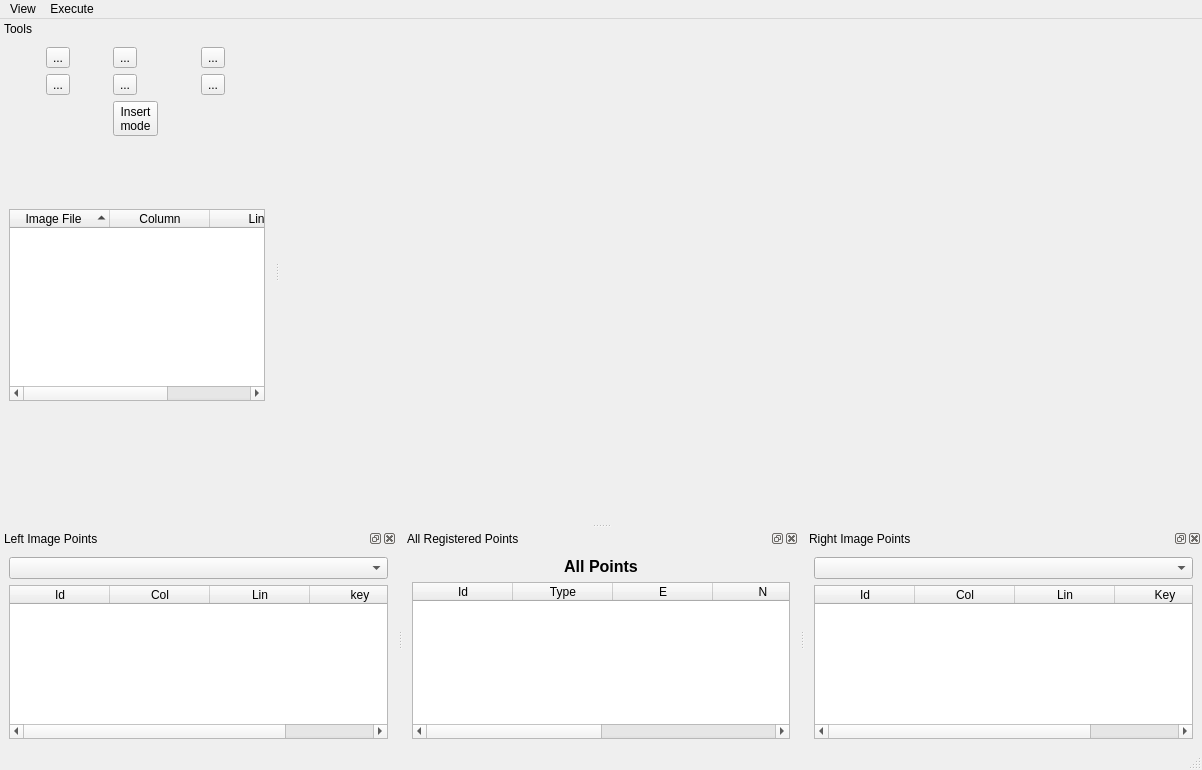
<?xml version="1.0" encoding="UTF-8"?>
<ui version="4.0">
 <class>PTMainWindow</class>
 <widget class="QMainWindow" name="PTMainWindow">
  <property name="geometry">
   <rect>
    <x>0</x>
    <y>0</y>
    <width>1202</width>
    <height>770</height>
   </rect>
  </property>
  <property name="windowTitle">
   <string>MainWindow</string>
  </property>
  <property name="autoFillBackground">
   <bool>true</bool>
  </property>
  <widget class="QWidget" name="centralwidget">
   <property name="maximumSize">
    <size>
     <width>16777215</width>
     <height>16777215</height>
    </size>
   </property>
   <layout class="QHBoxLayout" name="horizontalLayout">
    <item>
     <layout class="QVBoxLayout" name="viewerLayout"/>
    </item>
   </layout>
  </widget>
  <widget class="QMenuBar" name="menubar">
   <property name="geometry">
    <rect>
     <x>0</x>
     <y>0</y>
     <width>1202</width>
     <height>23</height>
    </rect>
   </property>
   <widget class="QMenu" name="menuView">
    <property name="title">
     <string>View</string>
    </property>
   </widget>
   <widget class="QMenu" name="menuExecute">
    <property name="title">
     <string>Execute</string>
    </property>
    <addaction name="actionCalculateFotoTri"/>
   </widget>
   <addaction name="menuView"/>
   <addaction name="menuExecute"/>
  </widget>
  <widget class="QStatusBar" name="statusBar"/>
  <widget class="QDockWidget" name="leftImageDock">
   <property name="features">
    <set>QDockWidget::AllDockWidgetFeatures</set>
   </property>
   <property name="allowedAreas">
    <set>Qt::BottomDockWidgetArea</set>
   </property>
   <property name="windowTitle">
    <string>Left Image Points</string>
   </property>
   <attribute name="dockWidgetArea">
    <number>8</number>
   </attribute>
   <widget class="QWidget" name="dockWidgetContents_7">
    <layout class="QVBoxLayout" name="verticalLayout">
     <item>
      <widget class="QComboBox" name="leftImageComboBox"/>
     </item>
     <item>
      <widget class="br::uerj::eng::efoto::ETableWidget" name="leftImageTableWidget">
       <property name="focusPolicy">
        <enum>Qt::StrongFocus</enum>
       </property>
       <property name="toolTip">
        <string comment="disambi" extracomment="comment">&lt;!DOCTYPE HTML PUBLIC &quot;-//W3C//DTD HTML 4.0//EN&quot; &quot;http://www.w3.org/TR/REC-html40/strict.dtd&quot;&gt;
&lt;html&gt;&lt;head&gt;&lt;meta name=&quot;qrichtext&quot; content=&quot;1&quot; /&gt;&lt;style type=&quot;text/css&quot;&gt;
p, li { white-space: pre-wrap; }
&lt;/style&gt;&lt;/head&gt;&lt;body style=&quot; font-family:'Sans'; font-size:10pt; font-weight:400; font-style:normal;&quot;&gt;
&lt;p style=&quot; margin-top:0px; margin-bottom:0px; margin-left:0px; margin-right:0px; -qt-block-indent:0; text-indent:0px;&quot;&gt;&lt;span style=&quot; color:#000000;&quot;&gt;Table with image's points&lt;/span&gt;&lt;/p&gt;&lt;/body&gt;&lt;/html&gt;</string>
       </property>
       <property name="editTriggers">
        <set>QAbstractItemView::NoEditTriggers</set>
       </property>
       <property name="showDropIndicator" stdset="0">
        <bool>false</bool>
       </property>
       <property name="dragDropOverwriteMode">
        <bool>false</bool>
       </property>
       <property name="sortingEnabled">
        <bool>true</bool>
       </property>
       <property name="rowCount">
        <number>0</number>
       </property>
       <property name="columnCount">
        <number>4</number>
       </property>
       <column>
        <property name="text">
         <string>Id</string>
        </property>
       </column>
       <column>
        <property name="text">
         <string>Col</string>
        </property>
       </column>
       <column>
        <property name="text">
         <string>Lin</string>
        </property>
       </column>
       <column>
        <property name="text">
         <string>key</string>
        </property>
       </column>
      </widget>
     </item>
    </layout>
   </widget>
  </widget>
  <widget class="QDockWidget" name="pointsDock">
   <property name="features">
    <set>QDockWidget::AllDockWidgetFeatures</set>
   </property>
   <property name="allowedAreas">
    <set>Qt::BottomDockWidgetArea</set>
   </property>
   <property name="windowTitle">
    <string>All Registered Points</string>
   </property>
   <attribute name="dockWidgetArea">
    <number>8</number>
   </attribute>
   <widget class="QWidget" name="dockWidgetContents_8">
    <layout class="QVBoxLayout" name="verticalLayout_2">
     <item>
      <widget class="QLabel" name="label_2">
       <property name="text">
        <string>&lt;!DOCTYPE HTML PUBLIC &quot;-//W3C//DTD HTML 4.0//EN&quot; &quot;http://www.w3.org/TR/REC-html40/strict.dtd&quot;&gt;
&lt;html&gt;&lt;head&gt;&lt;meta name=&quot;qrichtext&quot; content=&quot;1&quot; /&gt;&lt;style type=&quot;text/css&quot;&gt;
p, li { white-space: pre-wrap; }
&lt;/style&gt;&lt;/head&gt;&lt;body style=&quot; font-family:'MS Shell Dlg 2'; font-size:8.25pt; font-weight:400; font-style:normal;&quot;&gt;
&lt;p align=&quot;center&quot; style=&quot; margin-top:0px; margin-bottom:0px; margin-left:0px; margin-right:0px; -qt-block-indent:0; text-indent:0px;&quot;&gt;&lt;span style=&quot; font-size:12pt; font-weight:600;&quot;&gt;All Points&lt;/span&gt;&lt;/p&gt;&lt;/body&gt;&lt;/html&gt;</string>
       </property>
      </widget>
     </item>
     <item>
      <widget class="br::uerj::eng::efoto::ETableWidget" name="pointsTableWidget">
       <property name="toolTip">
        <string>&lt;!DOCTYPE HTML PUBLIC &quot;-//W3C//DTD HTML 4.0//EN&quot; &quot;http://www.w3.org/TR/REC-html40/strict.dtd&quot;&gt;
&lt;html&gt;&lt;head&gt;&lt;meta name=&quot;qrichtext&quot; content=&quot;1&quot; /&gt;&lt;style type=&quot;text/css&quot;&gt;
p, li { white-space: pre-wrap; }
&lt;/style&gt;&lt;/head&gt;&lt;body style=&quot; font-family:'Sans'; font-size:10pt; font-weight:400; font-style:normal;&quot;&gt;
&lt;p style=&quot; margin-top:0px; margin-bottom:0px; margin-left:0px; margin-right:0px; -qt-block-indent:0; text-indent:0px;&quot;&gt;&lt;span style=&quot; color:#000000;&quot;&gt;Table with all points&lt;/span&gt;&lt;/p&gt;&lt;/body&gt;&lt;/html&gt;</string>
       </property>
       <property name="sortingEnabled">
        <bool>true</bool>
       </property>
       <property name="rowCount">
        <number>0</number>
       </property>
       <property name="columnCount">
        <number>6</number>
       </property>
       <column>
        <property name="text">
         <string>Id</string>
        </property>
       </column>
       <column>
        <property name="text">
         <string>Type</string>
        </property>
       </column>
       <column>
        <property name="text">
         <string>E</string>
        </property>
       </column>
       <column>
        <property name="text">
         <string>N</string>
        </property>
       </column>
       <column>
        <property name="text">
         <string>H</string>
        </property>
       </column>
       <column>
        <property name="text">
         <string>keys</string>
        </property>
       </column>
      </widget>
     </item>
    </layout>
   </widget>
  </widget>
  <widget class="QDockWidget" name="rightImageDock">
   <property name="features">
    <set>QDockWidget::AllDockWidgetFeatures</set>
   </property>
   <property name="allowedAreas">
    <set>Qt::BottomDockWidgetArea</set>
   </property>
   <property name="windowTitle">
    <string>Right Image Points</string>
   </property>
   <attribute name="dockWidgetArea">
    <number>8</number>
   </attribute>
   <widget class="QWidget" name="dockWidgetContents_9">
    <layout class="QVBoxLayout" name="verticalLayout_3">
     <item>
      <widget class="QComboBox" name="rightImageComboBox"/>
     </item>
     <item>
      <widget class="br::uerj::eng::efoto::ETableWidget" name="rightImageTableWidget">
       <property name="toolTip">
        <string>&lt;!DOCTYPE HTML PUBLIC &quot;-//W3C//DTD HTML 4.0//EN&quot; &quot;http://www.w3.org/TR/REC-html40/strict.dtd&quot;&gt;
&lt;html&gt;&lt;head&gt;&lt;meta name=&quot;qrichtext&quot; content=&quot;1&quot; /&gt;&lt;style type=&quot;text/css&quot;&gt;
p, li { white-space: pre-wrap; }
&lt;/style&gt;&lt;/head&gt;&lt;body style=&quot; font-family:'Sans'; font-size:10pt; font-weight:400; font-style:normal;&quot;&gt;
&lt;p style=&quot; margin-top:0px; margin-bottom:0px; margin-left:0px; margin-right:0px; -qt-block-indent:0; text-indent:0px;&quot;&gt;&lt;span style=&quot; color:#000000;&quot;&gt;Table with image's points&lt;/span&gt;&lt;/p&gt;&lt;/body&gt;&lt;/html&gt;</string>
       </property>
       <property name="sortingEnabled">
        <bool>true</bool>
       </property>
       <property name="rowCount">
        <number>0</number>
       </property>
       <property name="columnCount">
        <number>4</number>
       </property>
       <column>
        <property name="text">
         <string>Id</string>
        </property>
       </column>
       <column>
        <property name="text">
         <string>Col</string>
        </property>
       </column>
       <column>
        <property name="text">
         <string>Lin</string>
        </property>
       </column>
       <column>
        <property name="text">
         <string>Key</string>
        </property>
       </column>
      </widget>
     </item>
    </layout>
   </widget>
  </widget>
  <widget class="QDockWidget" name="toolsDockWidget">
   <property name="sizePolicy">
    <sizepolicy hsizetype="Expanding" vsizetype="Preferred">
     <horstretch>0</horstretch>
     <verstretch>0</verstretch>
    </sizepolicy>
   </property>
   <property name="minimumSize">
    <size>
     <width>237</width>
     <height>504</height>
    </size>
   </property>
   <property name="maximumSize">
    <size>
     <width>500</width>
     <height>524287</height>
    </size>
   </property>
   <property name="baseSize">
    <size>
     <width>200</width>
     <height>300</height>
    </size>
   </property>
   <property name="features">
    <set>QDockWidget::DockWidgetMovable</set>
   </property>
   <property name="allowedAreas">
    <set>Qt::LeftDockWidgetArea|Qt::RightDockWidgetArea</set>
   </property>
   <property name="windowTitle">
    <string>Tools</string>
   </property>
   <attribute name="dockWidgetArea">
    <number>1</number>
   </attribute>
   <widget class="QWidget" name="dockWidgetContents_2">
    <layout class="QVBoxLayout" name="verticalLayout_5">
     <item>
      <layout class="QGridLayout" name="gridLayout">
       <property name="sizeConstraint">
        <enum>QLayout::SetFixedSize</enum>
       </property>
       <item row="0" column="0">
        <widget class="QToolButton" name="markToolButton">
         <property name="toolTip">
          <string>&lt;!DOCTYPE HTML PUBLIC &quot;-//W3C//DTD HTML 4.0//EN&quot; &quot;http://www.w3.org/TR/REC-html40/strict.dtd&quot;&gt;
&lt;html&gt;&lt;head&gt;&lt;meta name=&quot;qrichtext&quot; content=&quot;1&quot; /&gt;&lt;style type=&quot;text/css&quot;&gt;
p, li { white-space: pre-wrap; }
&lt;/style&gt;&lt;/head&gt;&lt;body style=&quot; font-family:'Sans'; font-size:10pt; font-weight:400; font-style:normal;&quot;&gt;
&lt;p style=&quot; margin-top:0px; margin-bottom:0px; margin-left:0px; margin-right:0px; -qt-block-indent:0; text-indent:0px;&quot;&gt;&lt;span style=&quot; color:#000000;&quot;&gt;Create a photogrammetric point in project&lt;/span&gt;&lt;/p&gt;&lt;/body&gt;&lt;/html&gt;</string>
         </property>
         <property name="text">
          <string>...</string>
         </property>
         <property name="icon">
          <iconset resource="../resource/resource.qrc">
           <normaloff>:/icon/addmark.png</normaloff>:/icon/addmark.png</iconset>
         </property>
         <property name="iconSize">
          <size>
           <width>32</width>
           <height>32</height>
          </size>
         </property>
        </widget>
       </item>
       <item row="2" column="1">
        <widget class="QToolButton" name="viewReportToolButton">
         <property name="text">
          <string>...</string>
         </property>
         <property name="icon">
          <iconset resource="../resource/resource.qrc">
           <normaloff>:/icon/table.png</normaloff>:/icon/table.png</iconset>
         </property>
         <property name="iconSize">
          <size>
           <width>32</width>
           <height>32</height>
          </size>
         </property>
        </widget>
       </item>
       <item row="2" column="0">
        <widget class="QToolButton" name="saveMarksButton">
         <property name="toolTip">
          <string>&lt;!DOCTYPE HTML PUBLIC &quot;-//W3C//DTD HTML 4.0//EN&quot; &quot;http://www.w3.org/TR/REC-html40/strict.dtd&quot;&gt;
&lt;html&gt;&lt;head&gt;&lt;meta name=&quot;qrichtext&quot; content=&quot;1&quot; /&gt;&lt;style type=&quot;text/css&quot;&gt;
p, li { white-space: pre-wrap; }
&lt;/style&gt;&lt;/head&gt;&lt;body style=&quot; font-family:'MS Shell Dlg 2'; font-size:8.25pt; font-weight:400; font-style:normal;&quot;&gt;
&lt;p style=&quot; margin-top:0px; margin-bottom:0px; margin-left:0px; margin-right:0px; -qt-block-indent:0; text-indent:0px;&quot;&gt;&lt;span style=&quot; color:#000000;&quot;&gt;Save only marks&lt;/span&gt;&lt;/p&gt;&lt;/body&gt;&lt;/html&gt;</string>
         </property>
         <property name="text">
          <string>...</string>
         </property>
         <property name="icon">
          <iconset resource="../resource/resource.qrc">
           <normaloff>:/icon/filesave</normaloff>:/icon/filesave</iconset>
         </property>
         <property name="iconSize">
          <size>
           <width>32</width>
           <height>32</height>
          </size>
         </property>
        </widget>
       </item>
       <item row="2" column="2">
        <widget class="QToolButton" name="exportToKmlButton">
         <property name="toolTip">
          <string>&lt;!DOCTYPE HTML PUBLIC &quot;-//W3C//DTD HTML 4.0//EN&quot; &quot;http://www.w3.org/TR/REC-html40/strict.dtd&quot;&gt;
&lt;html&gt;&lt;head&gt;&lt;meta name=&quot;qrichtext&quot; content=&quot;1&quot; /&gt;&lt;style type=&quot;text/css&quot;&gt;
p, li { white-space: pre-wrap; }
&lt;/style&gt;&lt;/head&gt;&lt;body style=&quot; font-family:'MS Shell Dlg 2'; font-size:8.25pt; font-weight:400; font-style:normal;&quot;&gt;
&lt;p style=&quot; margin-top:0px; margin-bottom:0px; margin-left:0px; margin-right:0px; -qt-block-indent:0; text-indent:0px;&quot;&gt;&lt;span style=&quot; font-size:8pt; font-weight:600; color:#000000;&quot;&gt;Make a google Earthfile with marks and images limits&lt;/span&gt;&lt;/p&gt;&lt;/body&gt;&lt;/html&gt;</string>
         </property>
         <property name="text">
          <string>...</string>
         </property>
         <property name="icon">
          <iconset resource="../resource/resource.qrc">
           <normaloff>:/icon/exportKMLIcon.png</normaloff>:/icon/exportKMLIcon.png</iconset>
         </property>
         <property name="iconSize">
          <size>
           <width>32</width>
           <height>32</height>
          </size>
         </property>
        </widget>
       </item>
       <item row="3" column="1">
        <widget class="QToolButton" name="insertPointInButton">
         <property name="toolTip">
          <string>&lt;!DOCTYPE HTML PUBLIC &quot;-//W3C//DTD HTML 4.0//EN&quot; &quot;http://www.w3.org/TR/REC-html40/strict.dtd&quot;&gt;
&lt;html&gt;&lt;head&gt;&lt;meta name=&quot;qrichtext&quot; content=&quot;1&quot; /&gt;&lt;style type=&quot;text/css&quot;&gt;
p, li { white-space: pre-wrap; }
&lt;/style&gt;&lt;/head&gt;&lt;body style=&quot; font-family:'Sans'; font-size:10pt; font-weight:400; font-style:normal;&quot;&gt;
&lt;p style=&quot; margin-top:0px; margin-bottom:0px; margin-left:0px; margin-right:0px; -qt-block-indent:0; text-indent:0px;&quot;&gt;&lt;span style=&quot; color:#000000;&quot;&gt;Change to insertion mode to ON or OFF&lt;/span&gt;&lt;/p&gt;&lt;/body&gt;&lt;/html&gt;</string>
         </property>
         <property name="statusTip">
          <string/>
         </property>
         <property name="text">
          <string>Insert
mode</string>
         </property>
         <property name="checkable">
          <bool>true</bool>
         </property>
         <property name="popupMode">
          <enum>QToolButton::InstantPopup</enum>
         </property>
         <property name="toolButtonStyle">
          <enum>Qt::ToolButtonTextOnly</enum>
         </property>
         <property name="autoRaise">
          <bool>false</bool>
         </property>
         <property name="arrowType">
          <enum>Qt::LeftArrow</enum>
         </property>
        </widget>
       </item>
       <item row="0" column="1">
        <widget class="QToolButton" name="flightDirectionToolButton">
         <property name="text">
          <string>...</string>
         </property>
         <property name="icon">
          <iconset resource="../resource/resource.qrc">
           <normaloff>:/icon/fd.png</normaloff>:/icon/fd.png</iconset>
         </property>
         <property name="iconSize">
          <size>
           <width>32</width>
           <height>32</height>
          </size>
         </property>
        </widget>
       </item>
       <item row="0" column="2">
        <widget class="QToolButton" name="calculateFotoTriToolButton">
         <property name="text">
          <string>...</string>
         </property>
         <property name="icon">
          <iconset resource="../resource/resource.qrc">
           <normaloff>:/icon/exterior.png</normaloff>:/icon/exterior.png</iconset>
         </property>
         <property name="iconSize">
          <size>
           <width>32</width>
           <height>32</height>
          </size>
         </property>
        </widget>
       </item>
      </layout>
     </item>
     <item>
      <spacer name="verticalSpacer_2">
       <property name="orientation">
        <enum>Qt::Vertical</enum>
       </property>
       <property name="sizeType">
        <enum>QSizePolicy::Fixed</enum>
       </property>
       <property name="sizeHint" stdset="0">
        <size>
         <width>20</width>
         <height>44</height>
        </size>
       </property>
      </spacer>
     </item>
     <item>
      <layout class="QVBoxLayout" name="verticalLayout_4">
       <item>
        <widget class="QLabel" name="pointIdLabel">
         <property name="sizePolicy">
          <sizepolicy hsizetype="Preferred" vsizetype="Fixed">
           <horstretch>0</horstretch>
           <verstretch>0</verstretch>
          </sizepolicy>
         </property>
         <property name="minimumSize">
          <size>
           <width>0</width>
           <height>17</height>
          </size>
         </property>
         <property name="maximumSize">
          <size>
           <width>16777215</width>
           <height>17</height>
          </size>
         </property>
         <property name="text">
          <string/>
         </property>
         <property name="alignment">
          <set>Qt::AlignCenter</set>
         </property>
        </widget>
       </item>
       <item>
        <widget class="QTreeWidget" name="imagesPointTreeWidget">
         <property name="sizePolicy">
          <sizepolicy hsizetype="Expanding" vsizetype="MinimumExpanding">
           <horstretch>0</horstretch>
           <verstretch>0</verstretch>
          </sizepolicy>
         </property>
         <property name="maximumSize">
          <size>
           <width>16777215</width>
           <height>300</height>
          </size>
         </property>
         <property name="autoScroll">
          <bool>true</bool>
         </property>
         <property name="editTriggers">
          <set>QAbstractItemView::NoEditTriggers</set>
         </property>
         <property name="showDropIndicator" stdset="0">
          <bool>false</bool>
         </property>
         <property name="dragDropMode">
          <enum>QAbstractItemView::NoDragDrop</enum>
         </property>
         <property name="alternatingRowColors">
          <bool>true</bool>
         </property>
         <property name="selectionMode">
          <enum>QAbstractItemView::SingleSelection</enum>
         </property>
         <property name="indentation">
          <number>0</number>
         </property>
         <property name="rootIsDecorated">
          <bool>true</bool>
         </property>
         <property name="uniformRowHeights">
          <bool>true</bool>
         </property>
         <property name="itemsExpandable">
          <bool>true</bool>
         </property>
         <property name="sortingEnabled">
          <bool>true</bool>
         </property>
         <property name="animated">
          <bool>true</bool>
         </property>
         <property name="wordWrap">
          <bool>true</bool>
         </property>
         <property name="columnCount">
          <number>4</number>
         </property>
         <attribute name="headerShowSortIndicator" stdset="0">
          <bool>true</bool>
         </attribute>
         <attribute name="headerStretchLastSection">
          <bool>true</bool>
         </attribute>
         <attribute name="headerShowSortIndicator" stdset="0">
          <bool>true</bool>
         </attribute>
         <attribute name="headerStretchLastSection">
          <bool>true</bool>
         </attribute>
         <column>
          <property name="text">
           <string>Image File</string>
          </property>
          <property name="textAlignment">
           <set>AlignHCenter|AlignVCenter|AlignCenter</set>
          </property>
         </column>
         <column>
          <property name="text">
           <string notr="true">Column</string>
          </property>
          <property name="textAlignment">
           <set>AlignHCenter|AlignVCenter|AlignCenter</set>
          </property>
         </column>
         <column>
          <property name="text">
           <string notr="true">Line</string>
          </property>
          <property name="textAlignment">
           <set>AlignHCenter|AlignVCenter|AlignCenter</set>
          </property>
         </column>
         <column>
          <property name="text">
           <string notr="true">Image Key</string>
          </property>
          <property name="textAlignment">
           <set>AlignHCenter|AlignVCenter|AlignCenter</set>
          </property>
         </column>
        </widget>
       </item>
      </layout>
     </item>
     <item>
      <spacer name="verticalSpacer">
       <property name="orientation">
        <enum>Qt::Vertical</enum>
       </property>
       <property name="sizeType">
        <enum>QSizePolicy::Expanding</enum>
       </property>
       <property name="sizeHint" stdset="0">
        <size>
         <width>20</width>
         <height>40</height>
        </size>
       </property>
      </spacer>
     </item>
    </layout>
   </widget>
  </widget>
  <action name="actionSet_Mark">
   <property name="checkable">
    <bool>true</bool>
   </property>
   <property name="icon">
    <iconset resource="../resource/resource.qrc">
     <normaloff>:/icon/mark.png</normaloff>:/icon/mark.png</iconset>
   </property>
   <property name="text">
    <string>actionSet_Mark</string>
   </property>
   <property name="toolTip">
    <string>&lt;!DOCTYPE HTML PUBLIC &quot;-//W3C//DTD HTML 4.0//EN&quot; &quot;http://www.w3.org/TR/REC-html40/strict.dtd&quot;&gt;
&lt;html&gt;&lt;head&gt;&lt;meta name=&quot;qrichtext&quot; content=&quot;1&quot; /&gt;&lt;style type=&quot;text/css&quot;&gt;
p, li { white-space: pre-wrap; }
&lt;/style&gt;&lt;/head&gt;&lt;body style=&quot; font-family:'Sans'; font-size:10pt; font-weight:400; font-style:normal;&quot;&gt;
&lt;p style=&quot; margin-top:0px; margin-bottom:0px; margin-left:0px; margin-right:0px; -qt-block-indent:0; text-indent:0px;&quot;&gt;&lt;span style=&quot; color:#000000;&quot;&gt;Mark point in image&lt;/span&gt;&lt;/p&gt;&lt;/body&gt;&lt;/html&gt;</string>
   </property>
   <property name="iconVisibleInMenu">
    <bool>false</bool>
   </property>
   <property name="priority">
    <enum>QAction::LowPriority</enum>
   </property>
  </action>
  <action name="actionMove">
   <property name="checkable">
    <bool>true</bool>
   </property>
   <property name="icon">
    <iconset resource="../resource/resource.qrc">
     <normaloff>:/icon/move.png</normaloff>:/icon/move.png</iconset>
   </property>
   <property name="text">
    <string>move</string>
   </property>
   <property name="toolTip">
    <string>&lt;!DOCTYPE HTML PUBLIC &quot;-//W3C//DTD HTML 4.0//EN&quot; &quot;http://www.w3.org/TR/REC-html40/strict.dtd&quot;&gt;
&lt;html&gt;&lt;head&gt;&lt;meta name=&quot;qrichtext&quot; content=&quot;1&quot; /&gt;&lt;style type=&quot;text/css&quot;&gt;
p, li { white-space: pre-wrap; }
&lt;/style&gt;&lt;/head&gt;&lt;body style=&quot; font-family:'Sans'; font-size:10pt; font-weight:400; font-style:normal;&quot;&gt;
&lt;p style=&quot; margin-top:0px; margin-bottom:0px; margin-left:0px; margin-right:0px; -qt-block-indent:0; text-indent:0px;&quot;&gt;&lt;span style=&quot; color:#000000;&quot;&gt;Move a image&lt;/span&gt;&lt;/p&gt;&lt;/body&gt;&lt;/html&gt;</string>
   </property>
  </action>
  <action name="actionZoom">
   <property name="checkable">
    <bool>true</bool>
   </property>
   <property name="icon">
    <iconset resource="../resource/resource.qrc">
     <normaloff>:/icon/find.png</normaloff>:/icon/find.png</iconset>
   </property>
   <property name="text">
    <string>zoom</string>
   </property>
   <property name="toolTip">
    <string>&lt;!DOCTYPE HTML PUBLIC &quot;-//W3C//DTD HTML 4.0//EN&quot; &quot;http://www.w3.org/TR/REC-html40/strict.dtd&quot;&gt;
&lt;html&gt;&lt;head&gt;&lt;meta name=&quot;qrichtext&quot; content=&quot;1&quot; /&gt;&lt;style type=&quot;text/css&quot;&gt;
p, li { white-space: pre-wrap; }
&lt;/style&gt;&lt;/head&gt;&lt;body style=&quot; font-family:'Sans'; font-size:10pt; font-weight:400; font-style:normal;&quot;&gt;
&lt;p style=&quot; margin-top:0px; margin-bottom:0px; margin-left:0px; margin-right:0px; -qt-block-indent:0; text-indent:0px;&quot;&gt;&lt;span style=&quot; color:#000000;&quot;&gt;Zoom in image&lt;/span&gt;&lt;/p&gt;&lt;/body&gt;&lt;/html&gt;</string>
   </property>
  </action>
  <action name="actionFit_View">
   <property name="icon">
    <iconset resource="../resource/resource.qrc">
     <normaloff>:/icon/fit.png</normaloff>:/icon/fit.png</iconset>
   </property>
   <property name="text">
    <string>fit</string>
   </property>
   <property name="toolTip">
    <string>&lt;!DOCTYPE HTML PUBLIC &quot;-//W3C//DTD HTML 4.0//EN&quot; &quot;http://www.w3.org/TR/REC-html40/strict.dtd&quot;&gt;
&lt;html&gt;&lt;head&gt;&lt;meta name=&quot;qrichtext&quot; content=&quot;1&quot; /&gt;&lt;style type=&quot;text/css&quot;&gt;
p, li { white-space: pre-wrap; }
&lt;/style&gt;&lt;/head&gt;&lt;body style=&quot; font-family:'Sans'; font-size:10pt; font-weight:400; font-style:normal;&quot;&gt;
&lt;p style=&quot; margin-top:0px; margin-bottom:0px; margin-left:0px; margin-right:0px; -qt-block-indent:0; text-indent:0px;&quot;&gt;&lt;span style=&quot; color:#000000;&quot;&gt;Fit image in all possible area&lt;/span&gt;&lt;/p&gt;&lt;/body&gt;&lt;/html&gt;</string>
   </property>
  </action>
  <action name="actionFoto_Tri">
   <property name="icon">
    <iconset resource="../resource/resource.qrc">
     <normaloff>:/icon/exterior.png</normaloff>:/icon/exterior.png</iconset>
   </property>
   <property name="text">
    <string>fotoTri</string>
   </property>
   <property name="toolTip">
    <string>&lt;!DOCTYPE HTML PUBLIC &quot;-//W3C//DTD HTML 4.0//EN&quot; &quot;http://www.w3.org/TR/REC-html40/strict.dtd&quot;&gt;
&lt;html&gt;&lt;head&gt;&lt;meta name=&quot;qrichtext&quot; content=&quot;1&quot; /&gt;&lt;style type=&quot;text/css&quot;&gt;
p, li { white-space: pre-wrap; }
&lt;/style&gt;&lt;/head&gt;&lt;body style=&quot; font-family:'Sans'; font-size:10pt; font-weight:400; font-style:normal;&quot;&gt;
&lt;p style=&quot; margin-top:0px; margin-bottom:0px; margin-left:0px; margin-right:0px; -qt-block-indent:0; text-indent:0px;&quot;&gt;&lt;span style=&quot; color:#000000;&quot;&gt;Run PhotoTriangulation&lt;/span&gt;&lt;/p&gt;&lt;/body&gt;&lt;/html&gt;</string>
   </property>
  </action>
  <action name="actionView_Report">
   <property name="icon">
    <iconset resource="../resource/resource.qrc">
     <normaloff>:/icon/table.png</normaloff>:/icon/table.png</iconset>
   </property>
   <property name="text">
    <string>viewReport</string>
   </property>
   <property name="toolTip">
    <string>&lt;!DOCTYPE HTML PUBLIC &quot;-//W3C//DTD HTML 4.0//EN&quot; &quot;http://www.w3.org/TR/REC-html40/strict.dtd&quot;&gt;
&lt;html&gt;&lt;head&gt;&lt;meta name=&quot;qrichtext&quot; content=&quot;1&quot; /&gt;&lt;style type=&quot;text/css&quot;&gt;
p, li { white-space: pre-wrap; }
&lt;/style&gt;&lt;/head&gt;&lt;body style=&quot; font-family:'Sans'; font-size:10pt; font-weight:400; font-style:normal;&quot;&gt;
&lt;p style=&quot; margin-top:0px; margin-bottom:0px; margin-left:0px; margin-right:0px; -qt-block-indent:0; text-indent:0px;&quot;&gt;&lt;span style=&quot; color:#000000;&quot;&gt;See the results/report&lt;/span&gt;&lt;/p&gt;&lt;/body&gt;&lt;/html&gt;</string>
   </property>
  </action>
  <action name="actionFlightDirection">
   <property name="checkable">
    <bool>true</bool>
   </property>
   <property name="icon">
    <iconset resource="../resource/resource.qrc">
     <normaloff>:/icon/fd.png</normaloff>:/icon/fd.png</iconset>
   </property>
   <property name="text">
    <string>flightdirection</string>
   </property>
   <property name="toolTip">
    <string>&lt;!DOCTYPE HTML PUBLIC &quot;-//W3C//DTD HTML 4.0//EN&quot; &quot;http://www.w3.org/TR/REC-html40/strict.dtd&quot;&gt;
&lt;html&gt;&lt;head&gt;&lt;meta name=&quot;qrichtext&quot; content=&quot;1&quot; /&gt;&lt;style type=&quot;text/css&quot;&gt;
p, li { white-space: pre-wrap; }
&lt;/style&gt;&lt;/head&gt;&lt;body style=&quot; font-family:'Sans'; font-size:10pt; font-weight:400; font-style:normal;&quot;&gt;
&lt;p style=&quot; margin-top:0px; margin-bottom:0px; margin-left:0px; margin-right:0px; -qt-block-indent:0; text-indent:0px;&quot;&gt;&lt;span style=&quot; color:#000000;&quot;&gt;Indicates flight's direction&lt;/span&gt;&lt;/p&gt;&lt;/body&gt;&lt;/html&gt;</string>
   </property>
  </action>
  <action name="actionCalculateFotoTri">
   <property name="text">
    <string>Calculate</string>
   </property>
   <property name="toolTip">
    <string>Calculate PhotoTriangulation</string>
   </property>
   <property name="shortcut">
    <string>Alt+F</string>
   </property>
  </action>
 </widget>
 <customwidgets>
  <customwidget>
   <class>br::uerj::eng::efoto::ETableWidget</class>
   <extends>QTableWidget</extends>
   <header>ETableWidget.h</header>
  </customwidget>
 </customwidgets>
 <resources>
  <include location="../resource/resource.qrc"/>
 </resources>
 <connections/>
</ui>
